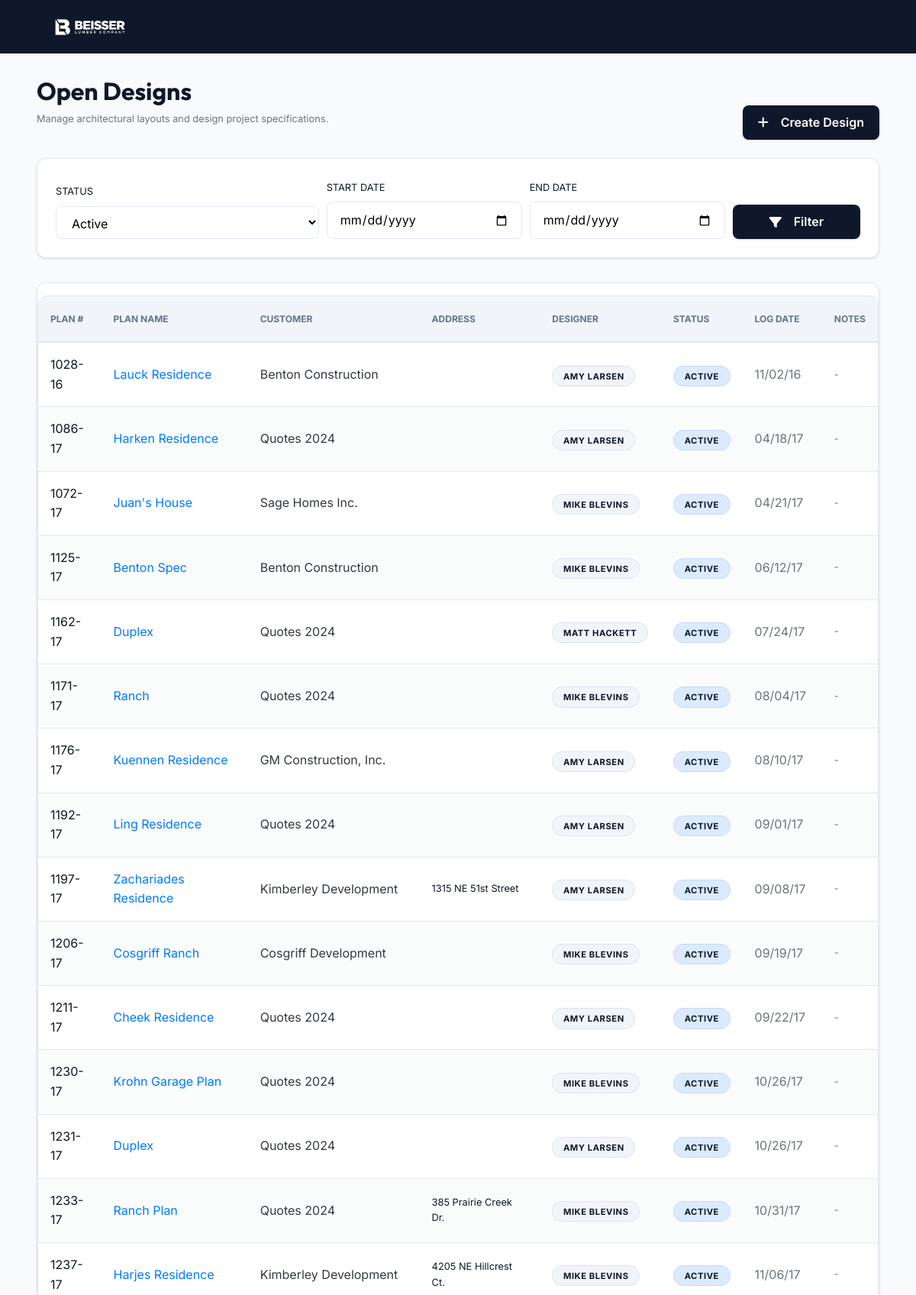
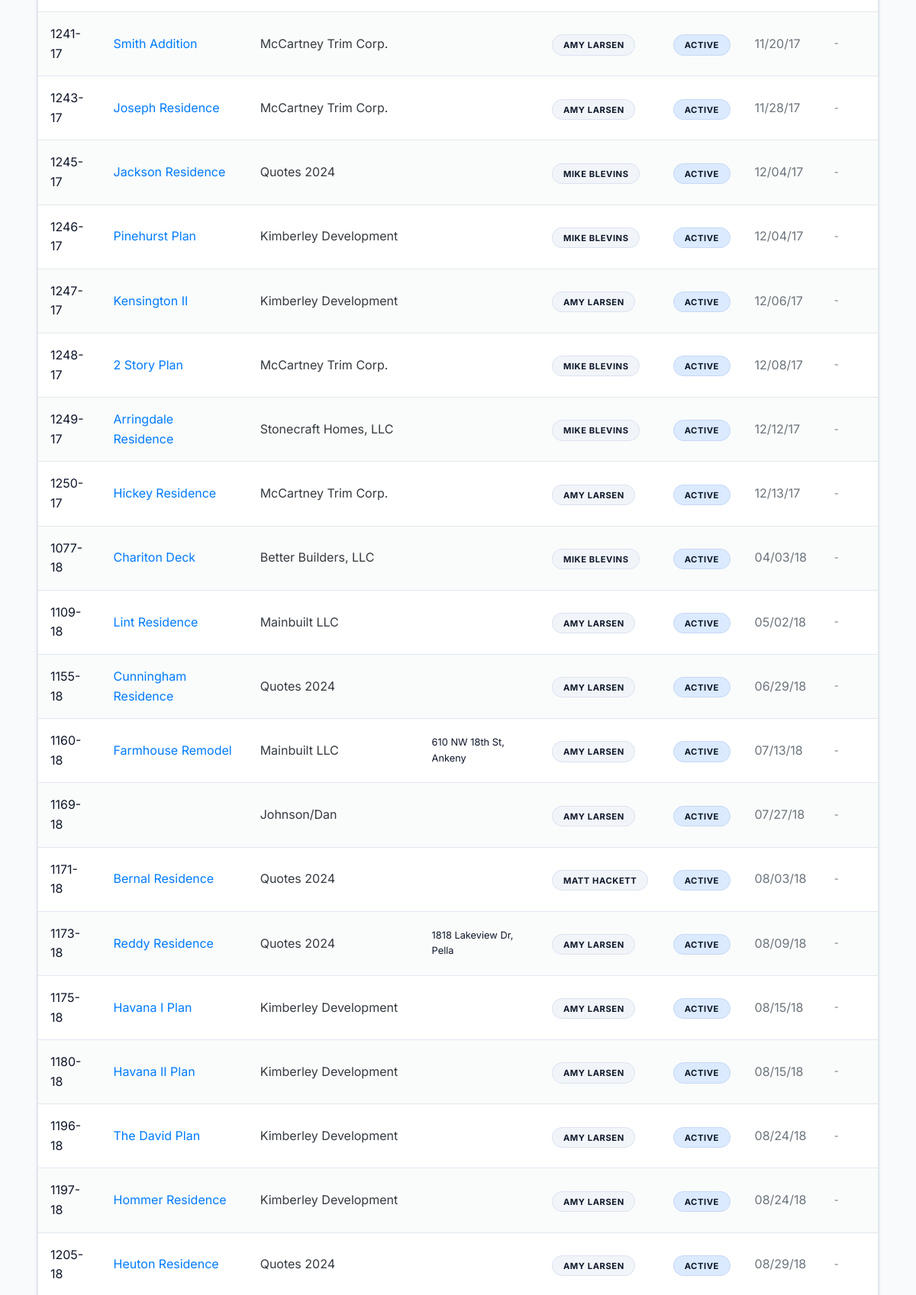
/open_designs (upper part), run on the app's committed database (2 pictures, top to bottom).
### project/models.py (models this page shows)
class Design(db.Model):  # New table
    id = db.Column(db.Integer, primary_key=True)
    planNumber = db.Column(db.String(10), nullable=False, unique=True)  # number that will autogenerate later on
    plan_name = db.Column(db.String(100), nullable=False)
    customer_id = db.Column(db.Integer, db.ForeignKey('customer.id'), nullable=False)
    project_address = db.Column(db.String(200), nullable=False)
    contractor = db.Column(db.String(100), nullable=True)
    log_date = db.Column(db.DateTime, default=datetime.utcnow)
    preliminary_set_date = db.Column(db.DateTime, nullable=True)
    designer_id = db.Column(db.Integer, db.ForeignKey('estimator.estimatorID'), nullable=True)  # Changed to nullable=True
    status = db.Column(db.String(50), default='Active')  # Default to 'Active'
    plan_description = db.Column(db.String(50), nullable=True)
    notes = db.Column(db.Text, nullable=True)
    last_updated_by = db.Column(db.String(150), nullable=True)
    last_updated_at = db.Column(db.DateTime, nullable=True, default=datetime.utcnow)
    branch_id = db.Column(db.Integer, db.ForeignKey('branch.branch_id'), nullable=True)
    customer = db.relationship('Customer', backref=db.backref('designs', lazy=True))
    designer = db.relationship('Estimator', backref=db.backref('designs', lazy=True))
    branch = db.relationship('Branch', backref=db.backref('designs', lazy=True))

class Customer(db.Model):
    id = db.Column(db.Integer, primary_key=True)
    customerCode = db.Column(db.String(100), nullable=False, unique=True)
    name = db.Column(db.String(100), nullable=False, unique=False)
    branch_id = db.Column(db.Integer, db.ForeignKey('branch.branch_id'), nullable=True)
    branch = db.relationship('Branch', backref=db.backref('customers', lazy=True))
    sales_agent = db.Column(db.String(150), nullable=True)

class Estimator(db.Model):
    estimatorID = db.Column(db.Integer, primary_key=True)
    estimatorName = db.Column(db.String(100), nullable=False)
    estimatorUsername = db.Column(db.String(100), nullable=False)
    type = db.Column(db.String(50), nullable=False)  # New column

### project/blueprints/main/routes.py (the view)
@main.route('/open_designs', methods=['GET'])
def open_designs():
    sort_column = request.args.get('sort', 'log_date')
    sort_direction = request.args.get('direction', 'asc')
    if sort_direction not in ['asc', 'desc']:
        sort_direction = 'asc'
    status_filter = request.args.get('status', 'Active')
    start_date = request.args.get('start_date')
    end_date = request.args.get('end_date')
    column_map = {
        'planNumber': Design.planNumber,
        'plan_name': Design.plan_name,
        'customer_name': Customer.name,
        'project_address': Design.project_address,
        'designer': Estimator.estimatorName,
        'status': Design.status,
        'log_date': Design.log_date,
        'notes': Design.notes
    }
    sort_column_attr = column_map.get(sort_column, Design.log_date)
    if sort_direction == 'desc':
        sort_column_attr = sort_column_attr.desc()
    query = db.session.query(Design).join(Customer).join(Estimator, isouter=True)
    from flask import session
    branch_id = session.get('branch_id')
    if branch_id and branch_id != 0:
        query = query.filter(Design.branch_id == branch_id)
    query = query.filter(Design.status == status_filter)
    if start_date:
        try:
            start_date_obj = datetime.strptime(start_date, '%Y-%m-%d')
            query = query.filter(Design.log_date >= start_date_obj)
        except ValueError:
            pass
    if end_date:
        try:
            end_date_obj = datetime.strptime(end_date, '%Y-%m-%d')
            query = query.filter(Design.log_date <= end_date_obj)
        except ValueError:
            pass
    open_designs = query.order_by(sort_column_attr).all()
    statuses = ['Active', 'Bid Set', 'Cancelled', 'Completed', 'On Hold']
    branches = Branch.query.all()
    return render_template('open_designs.html', designs=open_designs, sort_column=sort_column, sort_direction=sort_direction, statuses=statuses, current_status=status_filter,
                           branches=branches, current_branch_id=branch_id, start_date=start_date, end_date=end_date)

### project/blueprints/main/routes.py (called while the page is built)
@main.context_processor
def inject_s3_url():
    return dict(get_s3_url=get_s3_url)

### project/templates/open_designs.html (shortened to what this page needs)
{% extends "base.html" %}
{% block content %}
<div class="d-flex justify-content-between align-items-end mb-4">
    <div>
        <h2 class="display-5 font-weight-bold" style="font-family: 'Outfit', sans-serif;">Open Designs</h2>
        <p class="text-muted small">Manage architectural layouts and design project specifications.</p>
    </div>
    <a href="{{ url_for('main.add_design', branch_id=current_branch_id) }}" class="btn-premium">
        <i class="fas fa-plus mr-2"></i> Create Design
    </a>
</div>
<div class="filter-panel">
    <form method="GET" action="{{ url_for('main.open_designs') }}" class="form-row align-items-end">
        <div class="col-md-4">
            <label class="font-weight-600 small text-uppercase tracking-wider">Status</label>
            <select name="status" id="status" class="input-modern">
                {% for status in statuses %}
                <option value="{{ status }}" {% if status==current_status %}selected{% endif %}>{{ status }}</option>
                {% endfor %}
            </select>
        </div>
        <div class="col-md-3">
            <label class="font-weight-600 small text-uppercase tracking-wider">Start Date</label>
            <input type="date" name="start_date" id="start_date" class="input-modern" value="{{ start_date }}">
        </div>
        <div class="col-md-3">
            <label class="font-weight-600 small text-uppercase tracking-wider">End Date</label>
            <input type="date" name="end_date" id="end_date" class="input-modern" value="{{ end_date }}">
        </div>
        <div class="col-md-2">
            <button type="submit" class="btn-premium w-100 justify-content-center">
                <i class="fas fa-filter mr-2"></i> Filter
            </button>
        </div>
    </form>
</div>
<div class="table-card">
    <div class="table-responsive">
        <table class="table-premium mb-0">
            <thead>
                <tr>
                    <th>Plan #</th>
                    <th>Plan Name</th>
                    <th>Customer</th>
                    <th>Address</th>
                    <th>Designer</th>
                    <th>Status</th>
                    <th>Log Date</th>
                    <th>Notes</th>
                </tr>
            </thead>
            <tbody>
                {% for design in designs %}
                <tr>
                    <td class="font-weight-600">{{ design.planNumber }}</td>
                    <td><a href="{{ url_for('main.manage_design', design_id=design.id) }}"
                            class="font-weight-600 text-primary">{{ design.plan_name }}</a></td>
                    <td><a href="{{ url_for('main.view_customer_bids', customer_id=design.customer_id) }}"
                            class="text-dark">{{ design.customer.name }}</a></td>
                    <td class="small">{{ design.project_address }}</td>
                    <td><span class="badge-premium badge-active"
                            style="background: var(--surface-muted); color: var(--text-main);">{{
                            design.designer.estimatorName if design.designer else 'N/A' }}</span></td>
                    <td>
                        {% if design.status == 'Incomplete' %}
                        <span class="badge-premium badge-incomplete">Incomplete</span>
                        {% elif design.status == 'Complete' %}
                        <span class="badge-premium badge-complete">Complete</span>
                        {% else %}
                        <span class="badge-premium badge-active">{{ design.status }}</span>
                        {% endif %}
                    </td>
                    <td class="text-muted">{{ design.log_date.strftime('%m/%d/%y') }}</td>
                    <td class="text-muted small">{{ design.notes if design.notes else '-' }}</td>
                </tr>
                {% endfor %}
            </tbody>
        </table>
    </div>
</div>
{% endblock %}

### project/static/css/main.css (style rules this page uses)
:root { --primary: #0f172a; --primary-hover: #1e293b; --primary-light: #dbeafe; --navbar-height: 70px; --secondary: #64748b; --accent: #f59e0b; --success: #10b981; --danger: #ef4444; --info: #0ea5e9; --background: #f8fafc; --surface: #ffffff; --surface-muted: #f1f5f9; --text-main: #0f172a; --text-muted: #64748b; --text-on-primary: #ffffff; --border: #e2e8f0; --border-focus: #0f172a; --space-xs: 0.25rem; --space-sm: 0.5rem; --space-md: 1rem; --space-lg: 1.5rem; --space-xl: 2rem; --shadow-sm: 0 1px 3px 0 rgb(0 0 0 / 0.1), 0 1px 2px -1px rgb(0 0 0 / 0.1); --shadow-md: 0 4px 6px -1px rgb(0 0 0 / 0.1), 0 2px 4px -2px rgb(0 0 0 / 0.1); --shadow-lg: 0 20px 25px -5px rgb(0 0 0 / 0.1), 0 8px 10px -6px rgb(0 0 0 / 0.1); --shadow-glow: 0 0 15px rgba\(30, 64, 175, 0.3\); --radius-sm: 0.375rem; --radius-md: 0.5rem; --radius-lg: 0.75rem; --radius-full: 9999px; --sidebar-width: 280px; --sidebar-bg: #006834; --sidebar-bg-hover: #004d26; --sidebar-text: #ffffff; }
body { background-color: var(--background); color: var(--text-main); font-family: 'Inter', system-ui, -apple-system, sans-serif; line-height: 1.6; margin: 0; scroll-behavior: smooth; }
.btn-premium { background: var(--primary); color: var(--text-on-primary); padding: 0.6rem 1.25rem; border-radius: var(--radius-md); border: none; font-weight: 600; transition: all 0.2s cubic-bezier(0.4, 0, 0.2, 1); display: inline-flex; align-items: center; gap: var(--space-sm); text-decoration: none; box-shadow: var(--shadow-sm); }
.input-modern { width: 100%; padding: 0.6rem 1rem; border: 1px solid var(--border); border-radius: var(--radius-md); background: var(--surface); transition: all 0.2s ease; }
.badge-premium { padding: 0.35rem 0.85rem; border-radius: var(--radius-full); font-size: 0.7rem; font-weight: 700; text-transform: uppercase; letter-spacing: 0.05em; }
.badge-active { background: var(--primary-light); color: var(--primary); border: 1px solid rgba(30, 64, 175, 0.1); }
.table-premium { width: 100% !important; border-collapse: separate !important; border-spacing: 0 !important; margin-bottom: 2rem !important; background: var(--surface) !important; border: 1px solid var(--border) !important; border-radius: var(--radius-lg) !important; overflow: hidden !important; color: var(--text-main) !important; margin-top: var(--space-md); }
.table-premium thead th { background: var(--surface-muted) !important; color: var(--text-muted) !important; font-weight: 700 !important; text-transform: uppercase !important; font-size: 0.75rem !important; padding: 1.25rem 1rem !important; border-bottom: 2px solid var(--border) !important; }
.table-premium tbody tr:nth-child(even) { background-color: rgba(0, 104, 52, 0.02) !important; }
.table-premium td { padding: 1rem !important; vertical-align: middle !important; border-bottom: 1px solid var(--border) !important; }

### project/templates/open_designs.html (style rules this page uses)
.filter-panel { background: var(--surface); border: 1px solid var(--border); border-radius: var(--radius-lg); padding: var(--space-lg); margin-bottom: var(--space-xl); box-shadow: var(--shadow-sm); }
.table-card { background: var(--surface); border: 1px solid var(--border); border-radius: var(--radius-lg); overflow: hidden; box-shadow: var(--shadow-sm); }

### data on the page
Design: planNumber "1028-16", plan_name "Lauck Residence", customer.name "Benton Construction", designer "AMY LARSEN", status "ACTIVE", log_date "11/02/16", notes "-"
Design: planNumber "1086-17", plan_name "Harken Residence", customer.name "Quotes 2024", designer "AMY LARSEN", status "ACTIVE", log_date "04/18/17", notes "-"
Design: planNumber "1072-17", plan_name "Juan's House", customer.name "Sage Homes Inc.", designer "MIKE BLEVINS", status "ACTIVE", log_date "04/21/17", notes "-"
Design: planNumber "1125-17", plan_name "Benton Spec", customer.name "Benton Construction", designer "MIKE BLEVINS", status "ACTIVE", log_date "06/12/17", notes "-"
Design: planNumber "1162-17", plan_name "Duplex", customer.name "Quotes 2024", designer "MATT HACKETT", status "ACTIVE", log_date "07/24/17", notes "-"
Design: planNumber "1171-17", plan_name "Ranch", customer.name "Quotes 2024", designer "MIKE BLEVINS", status "ACTIVE", log_date "08/04/17", notes "-"
Design: planNumber "1176-17", plan_name "Kuennen Residence", customer.name "GM Construction, Inc.", designer "AMY LARSEN", status "ACTIVE", log_date "08/10/17", notes "-"
Design: planNumber "1192-17", plan_name "Ling Residence", customer.name "Quotes 2024", designer "AMY LARSEN", status "ACTIVE", log_date "09/01/17", notes "-"
Design: planNumber "1197-17", plan_name "Zachariades Residence", customer.name "Kimberley Development", project_address "1315 NE 51st Street", designer "AMY LARSEN", status "ACTIVE", log_date "09/08/17", notes "-"
Design: planNumber "1206-17", plan_name "Cosgriff Ranch", customer.name "Cosgriff Development", designer "MIKE BLEVINS", status "ACTIVE", log_date "09/19/17", notes "-"
Design: planNumber "1211-17", plan_name "Cheek Residence", customer.name "Quotes 2024", designer "AMY LARSEN", status "ACTIVE", log_date "09/22/17", notes "-"
Design: planNumber "1230-17", plan_name "Krohn Garage Plan", customer.name "Quotes 2024", designer "MIKE BLEVINS", status "ACTIVE", log_date "10/26/17", notes "-"
Design: planNumber "1231-17", plan_name "Duplex", customer.name "Quotes 2024", designer "AMY LARSEN", status "ACTIVE", log_date "10/26/17", notes "-"
Design: planNumber "1233-17", plan_name "Ranch Plan", customer.name "Quotes 2024", project_address "385 Prairie Creek Dr.", designer "MIKE BLEVINS", status "ACTIVE", log_date "10/31/17", notes "-"
Design: planNumber "1237-17", plan_name "Harjes Residence", customer.name "Kimberley Development", project_address "4205 NE Hillcrest Ct.", designer "MIKE BLEVINS", status "ACTIVE", log_date "11/06/17", notes "-"
Design: planNumber "1241-17", plan_name "Smith Addition", customer.name "McCartney Trim Corp.", designer "AMY LARSEN", status "ACTIVE", log_date "11/20/17", notes "-"
Design: planNumber "1243-17", plan_name "Joseph Residence", customer.name "McCartney Trim Corp.", designer "AMY LARSEN", status "ACTIVE", log_date "11/28/17", notes "-"
Design: planNumber "1245-17", plan_name "Jackson Residence", customer.name "Quotes 2024", designer "MIKE BLEVINS", status "ACTIVE", log_date "12/04/17", notes "-"
Design: planNumber "1246-17", plan_name "Pinehurst Plan", customer.name "Kimberley Development", designer "MIKE BLEVINS", status "ACTIVE", log_date "12/04/17", notes "-"
Design: planNumber "1247-17", plan_name "Kensington II", customer.name "Kimberley Development", designer "AMY LARSEN", status "ACTIVE", log_date "12/06/17", notes "-"
Design: planNumber "1248-17", plan_name "2 Story Plan", customer.name "McCartney Trim Corp.", designer "MIKE BLEVINS", status "ACTIVE", log_date "12/08/17", notes "-"
Design: planNumber "1249-17", plan_name "Arringdale Residence", customer.name "Stonecraft Homes, LLC", designer "MIKE BLEVINS", status "ACTIVE", log_date "12/12/17", notes "-"
Design: planNumber "1250-17", plan_name "Hickey Residence", customer.name "McCartney Trim Corp.", designer "AMY LARSEN", status "ACTIVE", log_date "12/13/17", notes "-"
Design: planNumber "1077-18", plan_name "Chariton Deck", customer.name "Better Builders, LLC", designer "MIKE BLEVINS", status "ACTIVE", log_date "04/03/18", notes "-"
Design: planNumber "1109-18", plan_name "Lint Residence", customer.name "Mainbuilt LLC", designer "AMY LARSEN", status "ACTIVE", log_date "05/02/18", notes "-"
Design: planNumber "1155-18", plan_name "Cunningham Residence", customer.name "Quotes 2024", designer "AMY LARSEN", status "ACTIVE", log_date "06/29/18", notes "-"
Design: planNumber "1160-18", plan_name "Farmhouse Remodel", customer.name "Mainbuilt LLC", project_address "610 NW 18th St, Ankeny", designer "AMY LARSEN", status "ACTIVE", log_date "07/13/18", notes "-"
Design: planNumber "1169-18", customer.name "Johnson/Dan", designer "AMY LARSEN", status "ACTIVE", log_date "07/27/18", notes "-"
Design: planNumber "1171-18", plan_name "Bernal Residence", customer.name "Quotes 2024", designer "MATT HACKETT", status "ACTIVE", log_date "08/03/18", notes "-"
Design: planNumber "1173-18", plan_name "Reddy Residence", customer.name "Quotes 2024", project_address "1818 Lakeview Dr, Pella", designer "AMY LARSEN", status "ACTIVE", log_date "08/09/18", notes "-"
Design: planNumber "1175-18", plan_name "Havana I Plan", customer.name "Kimberley Development", designer "AMY LARSEN", status "ACTIVE", log_date "08/15/18", notes "-"
Design: planNumber "1180-18", plan_name "Havana II Plan", customer.name "Kimberley Development", designer "AMY LARSEN", status "ACTIVE", log_date "08/15/18", notes "-"
Design: planNumber "1196-18", plan_name "The David Plan", customer.name "Kimberley Development", designer "AMY LARSEN", status "ACTIVE", log_date "08/24/18", notes "-"
Design: planNumber "1197-18", plan_name "Hommer Residence", customer.name "Kimberley Development", designer "AMY LARSEN", status "ACTIVE", log_date "08/24/18", notes "-"
Design: planNumber "1205-18", plan_name "Heuton Residence", customer.name "Quotes 2024", designer "AMY LARSEN", status "ACTIVE", log_date "08/29/18", notes "-"

### other printed values
form field status "Active"
